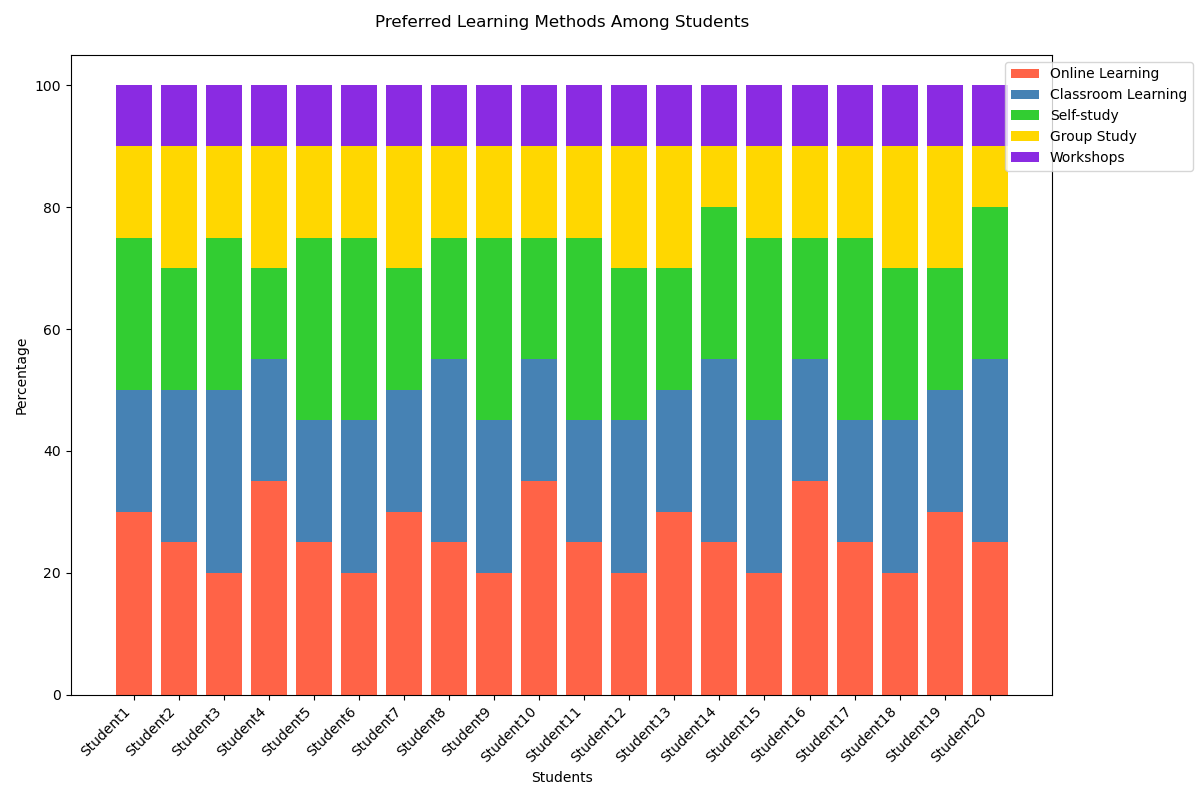

The script that drew this image:

import matplotlib.pyplot as plt
import numpy as np

# Data
labels = ['Student1', 'Student2', 'Student3', 'Student4', 'Student5', 'Student6', 'Student7', 'Student8', 
          'Student9', 'Student10', 'Student11', 'Student12', 'Student13', 'Student14', 'Student15', 
          'Student16', 'Student17', 'Student18', 'Student19', 'Student20']
online_learning = [30, 25, 20, 35, 25, 20, 30, 25, 20, 35, 25, 20, 30, 25, 20, 35, 25, 20, 30, 25]
classroom_learning = [20, 25, 30, 20, 20, 25, 20, 30, 25, 20, 20, 25, 20, 30, 25, 20, 20, 25, 20, 30]
self_study = [25, 20, 25, 15, 30, 30, 20, 20, 30, 20, 30, 25, 20, 25, 30, 20, 30, 25, 20, 25]
group_study = [15, 20, 15, 20, 15, 15, 20, 15, 15, 15, 15, 20, 20, 10, 15, 15, 15, 20, 20, 10]
workshops = [10, 10, 10, 10, 10, 10, 10, 10, 10, 10, 10, 10, 10, 10, 10, 10, 10, 10, 10, 10]

data = np.array([online_learning, classroom_learning, self_study, group_study, workshops])
data_cum = data.cumsum(axis=0)

# Colors
colors = ['#FF6347', '#4682B4', '#32CD32', '#FFD700', '#8A2BE2']

fig, ax = plt.subplots(figsize=(12, 8))

# Plot
for i, (colname, color) in enumerate(zip(['Online Learning', 'Classroom Learning', 'Self-study', 'Group Study', 'Workshops'], colors)):
    heights = data[i]
    starts = data_cum[i] - heights
    ax.bar(labels, heights, bottom=starts, width=0.8, label=colname, color=color)

# Decoration
ax.set_title('Preferred Learning Methods Among Students', pad=20)
ax.legend(loc='upper right', bbox_to_anchor=(1.15, 1))
plt.ylabel('Percentage')
plt.xlabel('Students')
plt.xticks(rotation=45, ha='right')
plt.tight_layout()
plt.show()
